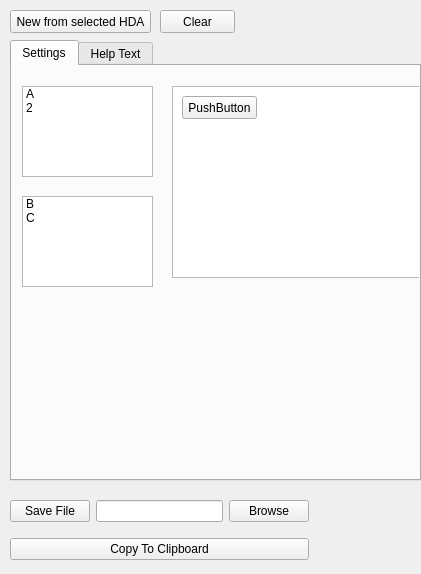
<?xml version="1.0" encoding="UTF-8"?>
<ui version="4.0">
 <class>Form</class>
 <widget class="QWidget" name="Form">
  <property name="geometry">
   <rect>
    <x>0</x>
    <y>0</y>
    <width>421</width>
    <height>574</height>
   </rect>
  </property>
  <property name="windowTitle">
   <string>Form</string>
  </property>
  <property name="locale">
   <locale language="English" country="UnitedStates"/>
  </property>
  <widget class="QTabWidget" name="tabWidget">
   <property name="geometry">
    <rect>
     <x>10</x>
     <y>40</y>
     <width>411</width>
     <height>441</height>
    </rect>
   </property>
   <property name="tabShape">
    <enum>QTabWidget::Rounded</enum>
   </property>
   <property name="currentIndex">
    <number>0</number>
   </property>
   <widget class="QWidget" name="tab">
    <attribute name="title">
     <string>Settings</string>
    </attribute>
    <widget class="QListWidget" name="listWidget">
     <property name="geometry">
      <rect>
       <x>10</x>
       <y>20</y>
       <width>131</width>
       <height>91</height>
      </rect>
     </property>
     <property name="mouseTracking">
      <bool>false</bool>
     </property>
     <property name="acceptDrops">
      <bool>true</bool>
     </property>
     <property name="dragDropMode">
      <enum>QAbstractItemView::DragOnly</enum>
     </property>
     <item>
      <property name="text">
       <string>A</string>
      </property>
      <property name="flags">
       <set>ItemIsSelectable|ItemIsEditable|ItemIsDragEnabled|ItemIsDropEnabled|ItemIsUserCheckable|ItemIsEnabled</set>
      </property>
     </item>
     <item>
      <property name="text">
       <string>2</string>
      </property>
     </item>
    </widget>
    <widget class="QListWidget" name="listWidget_2">
     <property name="geometry">
      <rect>
       <x>10</x>
       <y>130</y>
       <width>131</width>
       <height>91</height>
      </rect>
     </property>
     <property name="mouseTracking">
      <bool>false</bool>
     </property>
     <property name="acceptDrops">
      <bool>true</bool>
     </property>
     <property name="dragEnabled">
      <bool>true</bool>
     </property>
     <property name="dragDropMode">
      <enum>QAbstractItemView::InternalMove</enum>
     </property>
     <item>
      <property name="text">
       <string>B</string>
      </property>
      <property name="flags">
       <set>ItemIsSelectable|ItemIsEditable|ItemIsDragEnabled|ItemIsDropEnabled|ItemIsUserCheckable|ItemIsEnabled</set>
      </property>
     </item>
     <item>
      <property name="text">
       <string>C</string>
      </property>
     </item>
    </widget>
    <widget class="QListView" name="listView">
     <property name="geometry">
      <rect>
       <x>160</x>
       <y>20</y>
       <width>256</width>
       <height>192</height>
      </rect>
     </property>
    </widget>
    <widget class="QPushButton" name="pushButton_6">
     <property name="geometry">
      <rect>
       <x>170</x>
       <y>30</y>
       <width>75</width>
       <height>23</height>
      </rect>
     </property>
     <property name="text">
      <string>PushButton</string>
     </property>
    </widget>
   </widget>
   <widget class="QWidget" name="tab_2">
    <attribute name="title">
     <string>Help Text</string>
    </attribute>
    <widget class="QTextBrowser" name="textBrowser">
     <property name="geometry">
      <rect>
       <x>0</x>
       <y>0</y>
       <width>391</width>
       <height>411</height>
      </rect>
     </property>
     <property name="html">
      <string>&lt;!DOCTYPE HTML PUBLIC &quot;-//W3C//DTD HTML 4.0//EN&quot; &quot;http://www.w3.org/TR/REC-html40/strict.dtd&quot;&gt;
&lt;html&gt;&lt;head&gt;&lt;meta name=&quot;qrichtext&quot; content=&quot;1&quot; /&gt;&lt;style type=&quot;text/css&quot;&gt;
p, li { white-space: pre-wrap; }
&lt;/style&gt;&lt;/head&gt;&lt;body style=&quot; font-family:'MS Shell Dlg 2'; font-size:8.25pt; font-weight:400; font-style:normal;&quot;&gt;
&lt;p style=&quot; margin-top:0px; margin-bottom:0px; margin-left:0px; margin-right:0px; -qt-block-indent:0; text-indent:0px;&quot;&gt;&lt;span style=&quot; font-size:8pt;&quot;&gt;Houdini F1 Help Template&lt;/span&gt;&lt;/p&gt;
&lt;p style=&quot; margin-top:0px; margin-bottom:0px; margin-left:0px; margin-right:0px; -qt-block-indent:0; text-indent:0px;&quot;&gt;&lt;span style=&quot; font-size:8pt;&quot;&gt;compiled from https://www.sidefx.com/docs/houdini/help/nodes.html&lt;/span&gt;&lt;/p&gt;
&lt;p style=&quot;-qt-paragraph-type:empty; margin-top:0px; margin-bottom:0px; margin-left:0px; margin-right:0px; -qt-block-indent:0; text-indent:0px; font-size:8pt;&quot;&gt;&lt;br /&gt;&lt;/p&gt;
&lt;p style=&quot; margin-top:0px; margin-bottom:0px; margin-left:0px; margin-right:0px; -qt-block-indent:0; text-indent:0px;&quot;&gt;&lt;span style=&quot; font-size:8pt;&quot;&gt;== Title ==&lt;/span&gt;&lt;/p&gt;
&lt;p style=&quot;-qt-paragraph-type:empty; margin-top:0px; margin-bottom:0px; margin-left:0px; margin-right:0px; -qt-block-indent:0; text-indent:0px; font-size:8pt;&quot;&gt;&lt;br /&gt;&lt;/p&gt;
&lt;p style=&quot; margin-top:0px; margin-bottom:0px; margin-left:0px; margin-right:0px; -qt-block-indent:0; text-indent:0px;&quot;&gt;&lt;span style=&quot; font-size:8pt;&quot;&gt;#icon: (opt) opdef:.?Icon.svg ||  path/to/icon.svg&lt;/span&gt;&lt;/p&gt;
&lt;p style=&quot; margin-top:0px; margin-bottom:0px; margin-left:0px; margin-right:0px; -qt-block-indent:0; text-indent:0px;&quot;&gt;&lt;span style=&quot; font-size:8pt;&quot;&gt;#type: (opt) node&lt;/span&gt;&lt;/p&gt;
&lt;p style=&quot; margin-top:0px; margin-bottom:0px; margin-left:0px; margin-right:0px; -qt-block-indent:0; text-indent:0px;&quot;&gt;&lt;span style=&quot; font-size:8pt;&quot;&gt;#context: (opt) obj || sop || dop || cop2 || chop || out&lt;/span&gt;&lt;/p&gt;
&lt;p style=&quot; margin-top:0px; margin-bottom:0px; margin-left:0px; margin-right:0px; -qt-block-indent:0; text-indent:0px;&quot;&gt;&lt;span style=&quot; font-size:8pt;&quot;&gt;#namespace: (opt)&lt;/span&gt;&lt;/p&gt;
&lt;p style=&quot; margin-top:0px; margin-bottom:0px; margin-left:0px; margin-right:0px; -qt-block-indent:0; text-indent:0px;&quot;&gt;&lt;span style=&quot; font-size:8pt;&quot;&gt;#internal: (opt)&lt;/span&gt;&lt;/p&gt;
&lt;p style=&quot; margin-top:0px; margin-bottom:0px; margin-left:0px; margin-right:0px; -qt-block-indent:0; text-indent:0px;&quot;&gt;&lt;span style=&quot; font-size:8pt;&quot;&gt;#version: (opt)&lt;/span&gt;&lt;/p&gt;
&lt;p style=&quot;-qt-paragraph-type:empty; margin-top:0px; margin-bottom:0px; margin-left:0px; margin-right:0px; -qt-block-indent:0; text-indent:0px; font-size:8pt;&quot;&gt;&lt;br /&gt;&lt;/p&gt;
&lt;p style=&quot; margin-top:0px; margin-bottom:0px; margin-left:0px; margin-right:0px; -qt-block-indent:0; text-indent:0px;&quot;&gt;&lt;span style=&quot; font-size:8pt;&quot;&gt;&amp;quot;&amp;quot;&amp;quot; Summary in one or two sentences. &amp;quot;&amp;quot;&amp;quot;&lt;/span&gt;&lt;/p&gt;
&lt;p style=&quot;-qt-paragraph-type:empty; margin-top:0px; margin-bottom:0px; margin-left:0px; margin-right:0px; -qt-block-indent:0; text-indent:0px; font-size:8pt;&quot;&gt;&lt;br /&gt;&lt;/p&gt;
&lt;p style=&quot; margin-top:0px; margin-bottom:0px; margin-left:0px; margin-right:0px; -qt-block-indent:0; text-indent:0px;&quot;&gt;&lt;span style=&quot; font-size:8pt;&quot;&gt;:video:&lt;/span&gt;&lt;/p&gt;
&lt;p style=&quot; margin-top:0px; margin-bottom:0px; margin-left:0px; margin-right:0px; -qt-block-indent:0; text-indent:0px;&quot;&gt;&lt;span style=&quot; font-size:8pt;&quot;&gt;    #src:/path/to/movie.mp4&lt;/span&gt;&lt;/p&gt;
&lt;p style=&quot;-qt-paragraph-type:empty; margin-top:0px; margin-bottom:0px; margin-left:0px; margin-right:0px; -qt-block-indent:0; text-indent:0px; font-size:8pt;&quot;&gt;&lt;br /&gt;&lt;/p&gt;
&lt;p style=&quot; margin-top:0px; margin-bottom:0px; margin-left:0px; margin-right:0px; -qt-block-indent:0; text-indent:0px;&quot;&gt;&lt;span style=&quot; font-size:8pt;&quot;&gt;Longer explanation of the node here.&lt;/span&gt;&lt;/p&gt;
&lt;p style=&quot; margin-top:0px; margin-bottom:0px; margin-left:0px; margin-right:0px; -qt-block-indent:0; text-indent:0px;&quot;&gt;&lt;span style=&quot; font-size:8pt;&quot;&gt;[Image:./image.jpg]&lt;/span&gt;&lt;/p&gt;
&lt;p style=&quot;-qt-paragraph-type:empty; margin-top:0px; margin-bottom:0px; margin-left:0px; margin-right:0px; -qt-block-indent:0; text-indent:0px; font-size:8pt;&quot;&gt;&lt;br /&gt;&lt;/p&gt;
&lt;p style=&quot; margin-top:0px; margin-bottom:0px; margin-left:0px; margin-right:0px; -qt-block-indent:0; text-indent:0px;&quot;&gt;&lt;span style=&quot; font-size:8pt;&quot;&gt;@inputs&lt;/span&gt;&lt;/p&gt;
&lt;p style=&quot;-qt-paragraph-type:empty; margin-top:0px; margin-bottom:0px; margin-left:0px; margin-right:0px; -qt-block-indent:0; text-indent:0px; font-size:8pt;&quot;&gt;&lt;br /&gt;&lt;/p&gt;
&lt;p style=&quot; margin-top:0px; margin-bottom:0px; margin-left:0px; margin-right:0px; -qt-block-indent:0; text-indent:0px;&quot;&gt;&lt;span style=&quot; font-size:8pt;&quot;&gt;Input Label:&lt;/span&gt;&lt;/p&gt;
&lt;p style=&quot; margin-top:0px; margin-bottom:0px; margin-left:0px; margin-right:0px; -qt-block-indent:0; text-indent:0px;&quot;&gt;&lt;span style=&quot; font-size:8pt;&quot;&gt;    Indented Explanation&lt;/span&gt;&lt;/p&gt;
&lt;p style=&quot;-qt-paragraph-type:empty; margin-top:0px; margin-bottom:0px; margin-left:0px; margin-right:0px; -qt-block-indent:0; text-indent:0px; font-size:8pt;&quot;&gt;&lt;br /&gt;&lt;/p&gt;
&lt;p style=&quot; margin-top:0px; margin-bottom:0px; margin-left:0px; margin-right:0px; -qt-block-indent:0; text-indent:0px;&quot;&gt;&lt;span style=&quot; font-size:8pt;&quot;&gt;@parameters&lt;/span&gt;&lt;/p&gt;
&lt;p style=&quot;-qt-paragraph-type:empty; margin-top:0px; margin-bottom:0px; margin-left:0px; margin-right:0px; -qt-block-indent:0; text-indent:0px; font-size:8pt;&quot;&gt;&lt;br /&gt;&lt;/p&gt;
&lt;p style=&quot; margin-top:0px; margin-bottom:0px; margin-left:0px; margin-right:0px; -qt-block-indent:0; text-indent:0px;&quot;&gt;&lt;span style=&quot; font-size:8pt;&quot;&gt;== opt headers ==&lt;/span&gt;&lt;/p&gt;
&lt;p style=&quot;-qt-paragraph-type:empty; margin-top:0px; margin-bottom:0px; margin-left:0px; margin-right:0px; -qt-block-indent:0; text-indent:0px; font-size:8pt;&quot;&gt;&lt;br /&gt;&lt;/p&gt;
&lt;p style=&quot; margin-top:0px; margin-bottom:0px; margin-left:0px; margin-right:0px; -qt-block-indent:0; text-indent:0px;&quot;&gt;&lt;span style=&quot; font-size:8pt;&quot;&gt;Parameter Label:&lt;/span&gt;&lt;/p&gt;
&lt;p style=&quot; margin-top:0px; margin-bottom:0px; margin-left:0px; margin-right:0px; -qt-block-indent:0; text-indent:0px;&quot;&gt;&lt;span style=&quot; font-size:8pt;&quot;&gt;    #id: parameter_name&lt;/span&gt;&lt;/p&gt;
&lt;p style=&quot;-qt-paragraph-type:empty; margin-top:0px; margin-bottom:0px; margin-left:0px; margin-right:0px; -qt-block-indent:0; text-indent:0px; font-size:8pt;&quot;&gt;&lt;br /&gt;&lt;/p&gt;
&lt;p style=&quot; margin-top:0px; margin-bottom:0px; margin-left:0px; margin-right:0px; -qt-block-indent:0; text-indent:0px;&quot;&gt;&lt;span style=&quot; font-size:8pt;&quot;&gt;    Description of the function.&lt;/span&gt;&lt;/p&gt;
&lt;p style=&quot;-qt-paragraph-type:empty; margin-top:0px; margin-bottom:0px; margin-left:0px; margin-right:0px; -qt-block-indent:0; text-indent:0px; font-size:8pt;&quot;&gt;&lt;br /&gt;&lt;/p&gt;
&lt;p style=&quot; margin-top:0px; margin-bottom:0px; margin-left:0px; margin-right:0px; -qt-block-indent:0; text-indent:0px;&quot;&gt;&lt;span style=&quot; font-size:8pt;&quot;&gt;== opt headers ==&lt;/span&gt;&lt;/p&gt;
&lt;p style=&quot;-qt-paragraph-type:empty; margin-top:0px; margin-bottom:0px; margin-left:0px; margin-right:0px; -qt-block-indent:0; text-indent:0px; font-size:8pt;&quot;&gt;&lt;br /&gt;&lt;/p&gt;
&lt;p style=&quot; margin-top:0px; margin-bottom:0px; margin-left:0px; margin-right:0px; -qt-block-indent:0; text-indent:0px;&quot;&gt;&lt;span style=&quot; font-size:8pt;&quot;&gt;Another Parameter:&lt;/span&gt;&lt;/p&gt;
&lt;p style=&quot; margin-top:0px; margin-bottom:0px; margin-left:0px; margin-right:0px; -qt-block-indent:0; text-indent:0px;&quot;&gt;&lt;span style=&quot; font-size:8pt;&quot;&gt;    #id: name&lt;/span&gt;&lt;/p&gt;
&lt;p style=&quot;-qt-paragraph-type:empty; margin-top:0px; margin-bottom:0px; margin-left:0px; margin-right:0px; -qt-block-indent:0; text-indent:0px; font-size:8pt;&quot;&gt;&lt;br /&gt;&lt;/p&gt;
&lt;p style=&quot; margin-top:0px; margin-bottom:0px; margin-left:0px; margin-right:0px; -qt-block-indent:0; text-indent:0px;&quot;&gt;&lt;span style=&quot; font-size:8pt;&quot;&gt;    Description&lt;/span&gt;&lt;/p&gt;
&lt;p style=&quot;-qt-paragraph-type:empty; margin-top:0px; margin-bottom:0px; margin-left:0px; margin-right:0px; -qt-block-indent:0; text-indent:0px; font-size:8pt;&quot;&gt;&lt;br /&gt;&lt;/p&gt;
&lt;p style=&quot; margin-top:0px; margin-bottom:0px; margin-left:0px; margin-right:0px; -qt-block-indent:0; text-indent:0px;&quot;&gt;&lt;span style=&quot; font-size:8pt;&quot;&gt;@related&lt;/span&gt;&lt;/p&gt;
&lt;p style=&quot;-qt-paragraph-type:empty; margin-top:0px; margin-bottom:0px; margin-left:0px; margin-right:0px; -qt-block-indent:0; text-indent:0px; font-size:8pt;&quot;&gt;&lt;br /&gt;&lt;/p&gt;
&lt;p style=&quot; margin-top:0px; margin-bottom:0px; margin-left:0px; margin-right:0px; -qt-block-indent:0; text-indent:0px;&quot;&gt;&lt;span style=&quot; font-size:8pt;&quot;&gt;*[Node:sop/name]&lt;/span&gt;&lt;/p&gt;
&lt;p style=&quot; margin-top:0px; margin-bottom:0px; margin-left:0px; margin-right:0px; -qt-block-indent:0; text-indent:0px;&quot;&gt;&lt;span style=&quot; font-size:8pt;&quot;&gt;#############################&lt;/span&gt;&lt;/p&gt;
&lt;p style=&quot; margin-top:0px; margin-bottom:0px; margin-left:0px; margin-right:0px; -qt-block-indent:0; text-indent:0px;&quot;&gt;&lt;span style=&quot; font-size:8pt;&quot;&gt;[Include:/nodes/sop/extractcentroid#method/] referencing attribute docs from another node&lt;/span&gt;&lt;/p&gt;&lt;/body&gt;&lt;/html&gt;</string>
     </property>
    </widget>
   </widget>
  </widget>
  <widget class="QPushButton" name="pushButton">
   <property name="geometry">
    <rect>
     <x>10</x>
     <y>10</y>
     <width>141</width>
     <height>23</height>
    </rect>
   </property>
   <property name="text">
    <string>New from selected HDA</string>
   </property>
  </widget>
  <widget class="QPushButton" name="pushButton_2">
   <property name="geometry">
    <rect>
     <x>160</x>
     <y>10</y>
     <width>75</width>
     <height>23</height>
    </rect>
   </property>
   <property name="text">
    <string>Clear</string>
   </property>
  </widget>
  <widget class="QWidget" name="layoutWidget">
   <property name="geometry">
    <rect>
     <x>10</x>
     <y>490</y>
     <width>299</width>
     <height>82</height>
    </rect>
   </property>
   <layout class="QVBoxLayout" name="verticalLayout">
    <item>
     <layout class="QHBoxLayout" name="horizontalLayout">
      <item>
       <widget class="QPushButton" name="pushButton_3">
        <property name="text">
         <string>Save File</string>
        </property>
       </widget>
      </item>
      <item>
       <widget class="QLineEdit" name="lineEdit"/>
      </item>
      <item>
       <widget class="QPushButton" name="pushButton_5">
        <property name="text">
         <string>Browse</string>
        </property>
       </widget>
      </item>
     </layout>
    </item>
    <item>
     <widget class="QPushButton" name="pushButton_4">
      <property name="text">
       <string>Copy To Clipboard</string>
      </property>
     </widget>
    </item>
   </layout>
  </widget>
 </widget>
 <resources/>
 <connections/>
</ui>
